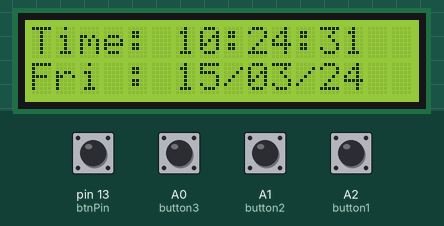
Recording of a sketch running on a simulated Arduino Uno, built with avr-gcc and run on an emulated ATmega328P. Shown: 16×2 character LCD. Wiring (inferred from the names in the program): DS3231 clock at I2C address 0x68. The inputs (shaded band) are chosen by the test bench; at power-on: A0 (button3), A1 (button2), A2 (button1), pin 13 (btnPin) HIGH. The local clock reads 2024-03-15 10:24:30 at power-on unless the sketch sets it.

Above: at 1.2 s.
1.3 s: pin 13 (btnPin) pulled LOW for 0.15 s
At 1.8 s:
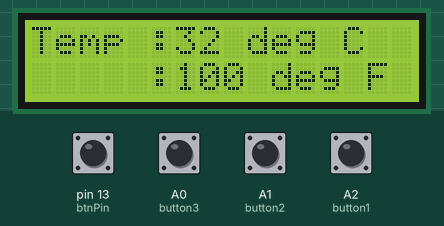
2.9 s: pin 13 (btnPin) pulled LOW for 1 s
At 4.2 s:
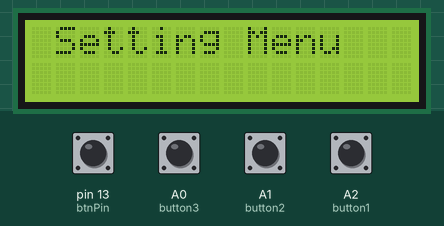
5.4 s: A2 (button1) pulled LOW for 0.15 s
At 6.3 s:
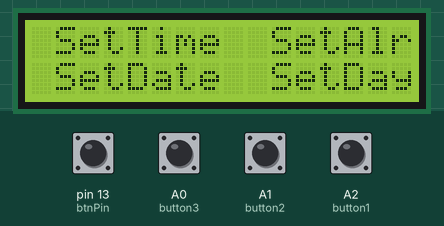
7.0 s: A1 (button2) pulled LOW for 0.15 s
At 7.3 s:
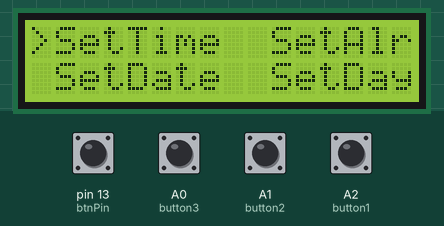
8.6 s: A1 (button2) pulled LOW for 1 s
At 9.9 s:
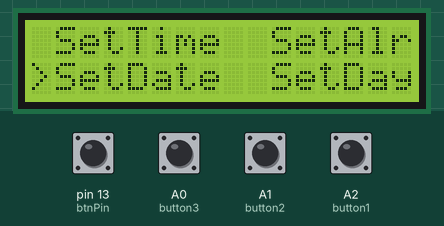
11.1 s: A2 (button1) pulled LOW for 1 s
At 12.4 s:
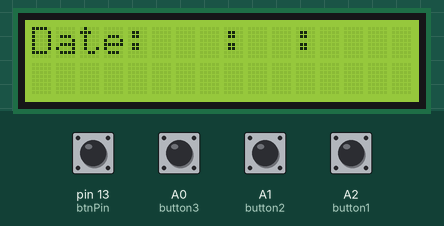
Timing chart, 0 to 14.1 s (numbered marks = the images above; inputs shaded):
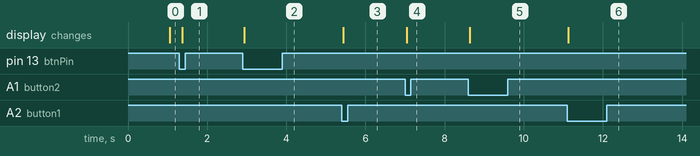

Measured:
- after the input at 1.3 s, the display: changes after 0.07 s (image 1)
- after the input at 2.9 s, the display: changes at once (image 2)
- after the input at 5.4 s, the display: changes at once (image 3)
- after the input at 7.0 s, the display: changes at once (image 4)
- after the input at 8.6 s, the display: changes at once (image 5)
- after the input at 11.1 s, the display: changes at once (image 6)

The sketch:

arduino_clock.ino
```cpp
#include<Wire.h>
#define deviceAddress 0b1101000 //0x68 the adddress of DS3231 clock module
#include<LiquidCrystal_I2C.h> // including the library for the display
LiquidCrystal_I2C lcd(0x27, 16, 2); // creating an display object (lcd), with address and size ment

byte Seconds ;
byte Minutes ;
byte Hours ;
byte Day ;
byte Date ;
byte Month ;
byte Year ;

int hrs, mins, secs; // variables to store the numeric time values from the clock

////// setting up variable for the alaram system
int curSec  ;
int curMin ;
int curHr ; // current time = 4:40:32

int ArSec = 0;
int ArMin = 15;
int ArHr = 5 ; // time = 5:30:5 s
const int ArMins = ArMin;//,ArHrs;
const int ArHrs = ArHr;

////////////// setting up variables for the pushbuttons /////////
const int btnPin = 13;
int State = 1 ;
int counter = 1;
int cnt = 0;
int button_state_old = 0;
int button_state_new;

int  btst_new1, btst_new2, state1, state2;
int btst_old1 = 1;
int btst_old2 = 1;
//int btst_old3 = 1;

int button1 = A2;
int button2 = A1;
int button3 = A0;

int counter1 = 0;
int counter2 = 0;
int counter2_2 =0;
int counter3 ;

int variable = 0;

int btst_new3;
int btst_old3 = 1;
int value ;
//int  counter3 = 0;

String app = "Time: 23:32:11";


void setup() {

  Serial.begin(9600); // beginging the serial commmunication for debugging
  Wire.begin(); // initializing the wire library
  lcd.begin(); // initializing the lcd display
  lcd.backlight();  // initalizing the lcd backlight
  lcd.setCursor(0, 0);// setting up the lcd cursor to left top


  pinMode(btnPin, INPUT); // declaring pin 13 as input
  pinMode(button1, INPUT);
  pinMode(button2, INPUT_PULLUP);
  pinMode(button3, INPUT_PULLUP);


}


void loop() {
  //
  button_state_new = digitalRead(btnPin);  // reading the state of  btnpin
  if (button_state_old == 1 && button_state_new == 0) {
    lcd.clear();
    counter++; // incrementing the counter variable to flip the pages in the scree


  }


  ///////////////////////////// 1 ////////////////////

  btst_new1 = digitalRead(button1);  // reading the state of  btnpin
  if (btst_old1 == 1 && btst_new1 == 0) {
    lcd.clear();
    if(counter ==3) counter1++;

  }

  //////////////////////////////// 2 /////////////////////////

  btst_new2 = digitalRead(button2);  // reading the state of  btnpin
  if (btst_old2 == 1 && btst_new2 == 0) {
    counter3 = 0;
    if(counter == 3 && counter1 ==1)counter2_2++;
    else if(counter == 3 && counter1 ==2) counter2++;

  }

  btst_new3 = digitalRead(button3);  // reading the state of  btnpin
  if (btst_old3 == 1 && btst_new3 == 0) {
    counter3 ++;
  }

  CollectData(); // function that collects data from the clock module


  if (counter == 1) {

    ShowOnLcd(); // function that prints on the lcd screen

  }

  else if (counter == 2) {
    lcd.setCursor(0, 0);
    lcd.print("Temp :");
    lcd.print(32); lcd.print(" deg"); lcd.print(" C");
    lcd.setCursor(5, 1);
    lcd.print(":");
    lcd.print(100); lcd.print(" deg"); lcd.print(" F");
  }
  else if (counter == 3 && counter1 ==0) {
    lcd.setCursor(1, 0);
    lcd.print("Setting Menu");
   // lcd.setCursor(5, 1);
    //lcd.print("Ahead");
  }


    else if(counter1 == 1 && counter ==3){
      //counter =0;
       lcd.setCursor(1,0);lcd.print("SetTime");
      lcd.setCursor(10,0);lcd.print("SetAlr");
      lcd.setCursor(1,1);lcd.print("SetDate");
      lcd.setCursor(10,1);lcd.print("SetDay");
      switch(counter2_2){
        case 1:lcd.setCursor(0,0);lcd.print(">");lcd.setCursor(9,1);lcd.print(" ");
        break;
        case 2:lcd.setCursor(0,1);lcd.print(">");lcd.setCursor(0,0);lcd.print(" ");
        break;
        case 3:lcd.setCursor(9,0);lcd.print(">");lcd.setCursor(0,1);lcd.print(" ");
        break;
        case 4:lcd.setCursor(9,1);lcd.print(">");lcd.setCursor(9,0);lcd.print(" ");
        break;


      }
      if (counter2_2 ==5)counter2_2 = 1;
      }
         if (counter2_2 ==1 && counter1 ==2){

    lcd.setCursor(0, 0);

    lcd.print("Time: ");
    lcd.setCursor(8, 0);
    lcd.print(':');
    lcd.setCursor(11, 0);
    lcd.print(":");


    if (counter2 == 1) {
      ClockEdit(6, 0, 0x02, "Hour");
    }

    else if (counter2 == 2) {
      ClockEdit(9, 0, 0x01, "Minute");
    }

    else if (counter2 == 3) {
      ClockEdit(12, 0, 0x00, "Second");
    }


 if(counter2 ==4)counter2 =1;
     }
     else if(counter2_2 ==2 && counter1 ==2){


    lcd.setCursor(0, 0);

    lcd.print("Date: ");
    lcd.setCursor(8, 0);
    lcd.print(':');
    lcd.setCursor(11, 0);
    lcd.print(":");


      if (counter2 == 1)  {

      ClockEdit(6, 0, 0x04, "Date");
    }
    else if (counter2 == 2) {
      ClockEdit(9, 0, 0x05, "Month");
    }
    else if (counter2 ==3) {
      ClockEdit(12, 0, 0x06, "Year");
    }
    if(counter2 ==4)counter2 =1;

     }


     else if(counter2_2 ==3 && counter1 ==2){

      /////////// alaram ///////////////
      lcd.setCursor(0,0);
      lcd.print("Alaram Done");


     }

     else if(counter2_2 ==4 && counter1 ==2){

      lcd.setCursor(0,0);
      lcd.print("Day : ");

         if (counter2 == 1) {
      ClockEdit(6, 0, 0x03, "Day");

    }
     if(counter2 ==2)counter2 =1;

     }

  button_state_old = button_state_new; // updating the variable
  btst_old1 = btst_new1;
  btst_old2 = btst_new2;
  if (counter == 4) counter = 1; // setting the max num of pages in the screen to 3
  if (counter1 == 3) counter1 = 0;

}


void CollectData()
{
  Wire.beginTransmission(deviceAddress); // begining the transmission from the device
  Wire.write(0x00); // the first register out of the 7 registers
  Wire.endTransmission(); // end the transmission

  Wire.requestFrom(deviceAddress, 7); // requesting data from the 7 register of the clock module
  Seconds = Wire.read();
  Minutes = Wire.read();
  Hours = Wire.read();
  Day = Wire.read();
  Date = Wire.read();
  Month = Wire.read();
  Year = Wire.read();

  ////// calculating the numerical values of hrs mins and secs from the clock module /////
  hrs = (Hours >> 4) * 10 + (Hours & 15);
  mins = (Minutes >> 4) * 10 + (Minutes & 15);
  secs = (Seconds >> 4) * 10 + (Seconds & 15);
}


void ShowOnLcd() {

  int day = Day & 15;
  String pot;

  switch (day) {
    case 1: pot = "Sun";
      break;
    case 2: pot = "Mon";
      break;
    case 3: pot = "Tue";
      break;
    case 4: pot = "Wed";
      break;
    case 5: pot = "Thr";
      break;
    case 6: pot = "Fri";
      break;
    case 7: pot = "Sat";
      break;
    default: lcd.print("Invalid Input");
      break;

  }


  lcd.print("Time: ");
  lcd.print(Hours >> 4); lcd.print(Hours & 15); lcd.print(':');
  lcd.print(Minutes >> 4); lcd.print(Minutes & 15); lcd.print(':');
  lcd.print(Seconds >> 4); lcd.print(Seconds & 0x0F);

  lcd.setCursor(0, 1); // first argument which column second argument which row (up or down )
  lcd.print(pot);
  lcd.print(" : ");
  lcd.print(Date >> 4); lcd.print(Date & 15); lcd.print("/");
  lcd.print(Month >> 4); lcd.print(Month & 15); lcd.print("/");
  lcd.print(Year >> 4); lcd.print(Year & 15);
  lcd.setCursor(0, 0); //re=position the cursor

}

float HrConverter (float hr, float min) {

  float hour = hr +  (min / 60);


  return hour;
}

void ClockEdit(int column, int row, int reg_address, String bucket) {

  if (bucket == "Second") {
    if (counter3 == 61)counter3 = 0;
  }
  if (bucket == "Minute") {
    if (counter3 == 61)counter3 = 0;
  }
  if (bucket == "Hour") {
    if (counter3 == 25)counter3 = 0;
    lcd.setCursor(7, 0);
    lcd.print(" ");
  }
  if (bucket == "Day") {
    if (counter3 == 8)counter3 = 1;
  }
  if (bucket == "Date") {
    if (counter3 == 32)counter3 = 1;
  }
  if (bucket == "Year") {
    if (counter3 == 100)counter3 = 1;
  }


  lcd.setCursor(column, row); // for hours
  lcd.blink();
  delay(300);
  value = counter3;

  lcd.setCursor(column, row);
  if (counter2 == 1 && counter2_2 ==4&&counter1 ==2) {

    if (counter3 == 0)lcd.print("non");
    else if (counter3 == 1)lcd.print("Sunday");
    else if (counter3 == 2)lcd.print("Monday");
    else if (counter3 == 3)lcd.print("Tuesday");
    else if (counter3 == 4)lcd.print("Wednesday");
    else if (counter3 == 5)lcd.print("Thrusday");
    else if (counter3 == 6)lcd.print("Friday");
    else if (counter3 == 7)lcd.print("Saturday");
  }
  else lcd.print(counter3);
  value = ((value / 10) << 4) + (value % 10);
  Wire.beginTransmission(deviceAddress);
  Wire.write(reg_address);                     // assessing the hour  register
  Wire.write(value);               // wrinting to the hour register
  Wire.endTransmission();
  delay(300);

}
```
